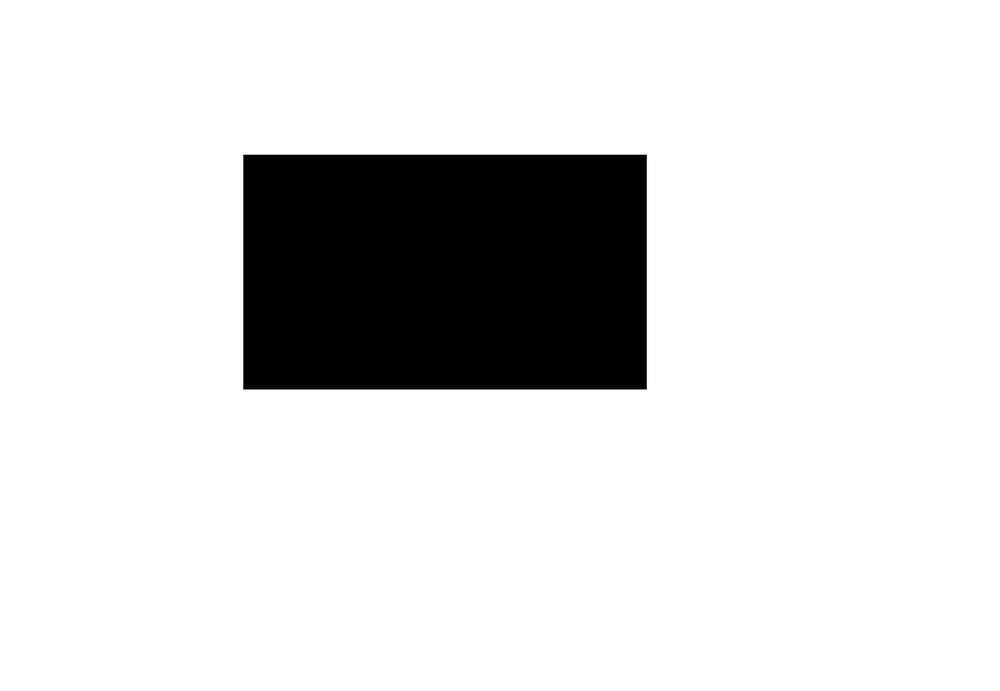
#> input picture vini/Aula 3/square1.png, 1000 x 691 px, shrunk from 1274 x 880 before the run
$ python logical_operations.py
#> lines starting #> are read from the running program, lines starting #| are printed output that depends on the picture
# -*- coding: utf-8 -*-
"""
Created on Tue Dec  4 09:52:19 2018

@author: alunoic
"""

import cv2
import numpy as np
#%%
im1 = cv2.imread("square1.png", cv2.IMREAD_GRAYSCALE)
#> im1 is the input picture: shape (691, 1000); min 0, max 255, mean 220
im2 = cv2.imread("square2.png", cv2.IMREAD_GRAYSCALE)
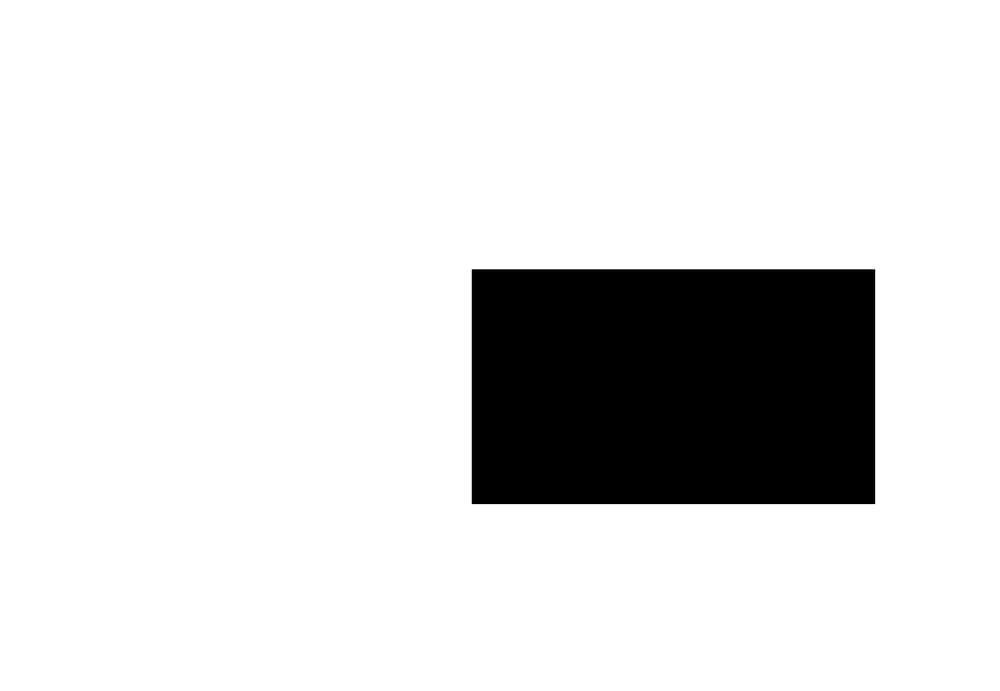
#> input picture vini/Aula 3/square2.png, 1000 x 691 px, shrunk from 1274 x 880 before the run
#> im2 is the input picture: shape (691, 1000); min 0, max 255, mean 220

x_range, y_range = im1.shape
#> x_range = 691; y_range = 1000

im_and = np.zeros([x_range, y_range], dtype=np.uint8)
im_or = np.zeros([x_range, y_range], dtype=np.uint8)
im_not = np.zeros([x_range, y_range], dtype=np.uint8)
im_xor = np.zeros([x_range, y_range], dtype=np.uint8)


#%% LOOP
for i in range(x_range):
    for j in range(y_range):
        im_and[i][j] = im1[i][j] & im2[i][j]
        im_or[i][j] = im1[i][j] | im2[i][j]
        im_not[i][j] = ~im1[i][j]
        im_xor[i][j] = im1[i][j] ^ im2[i][j]
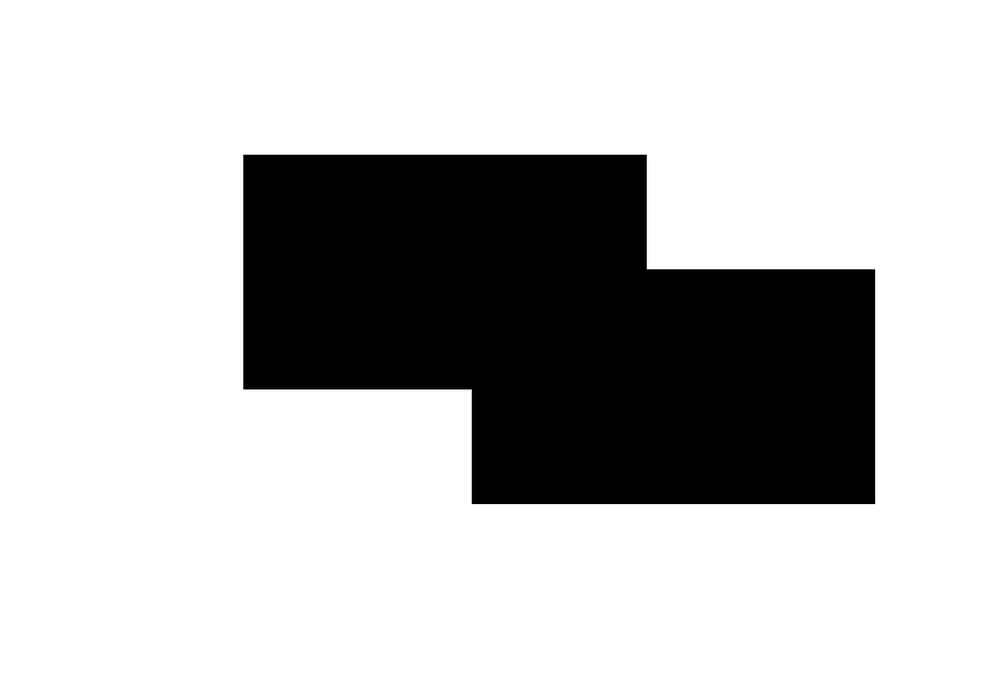
#> im_and: shape (691, 1000); min 0, max 255, mean 192.9
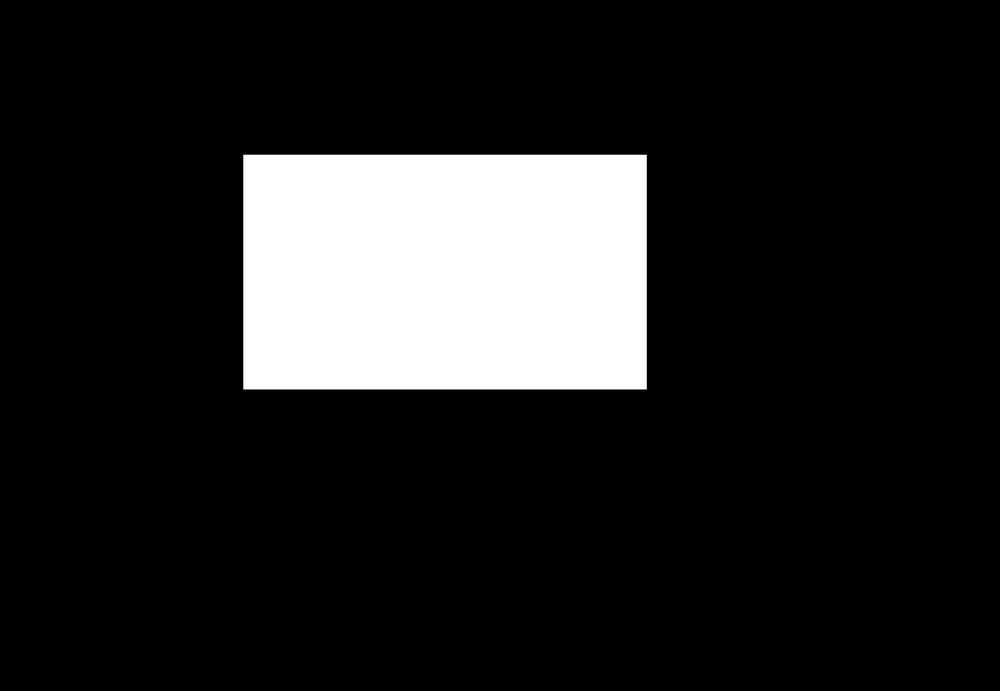
#> im_not: shape (691, 1000); min 0, max 255, mean 35
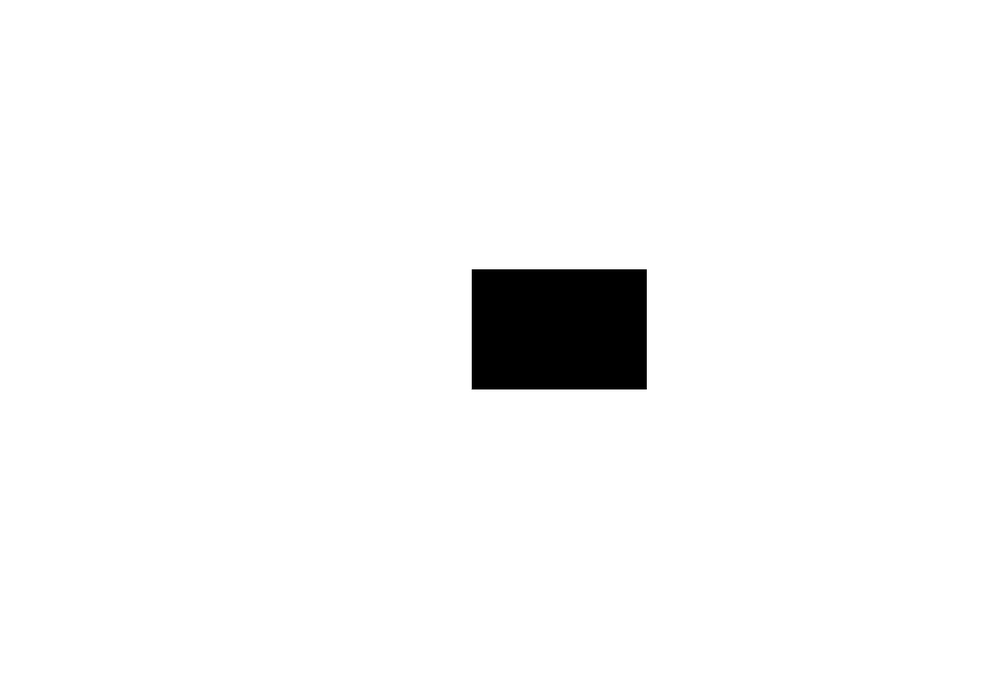
#> im_or: shape (691, 1000); min 0, max 255, mean 247.2
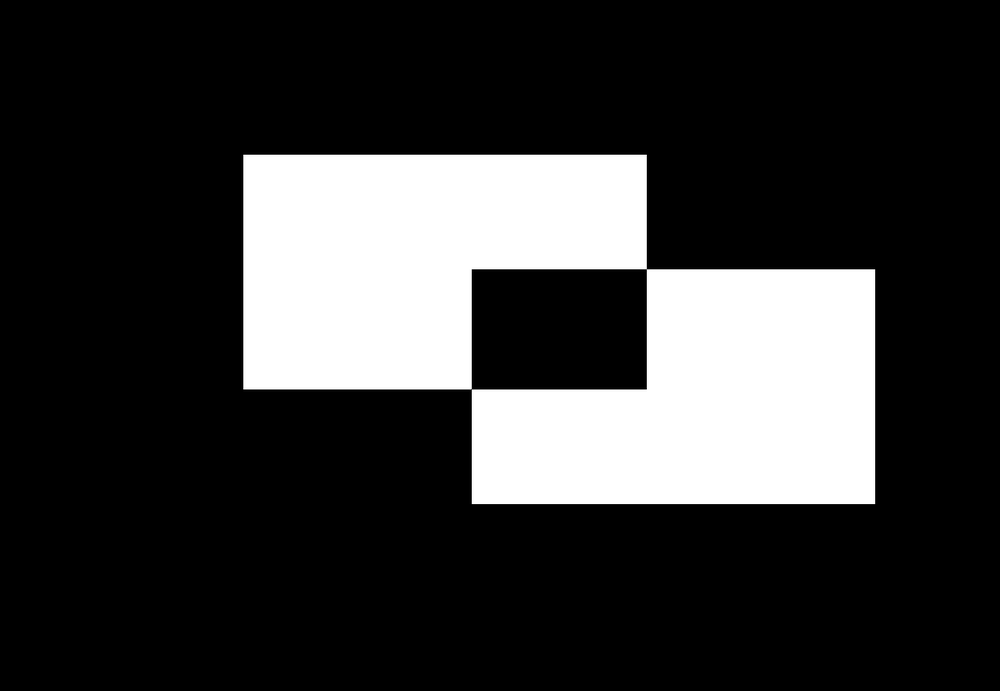
#> im_xor: shape (691, 1000); min 0, max 255, mean 54.4

#%%

#cv2.bitwise_and(im1,im2)
cv2.namedWindow('AND', cv2.WINDOW_KEEPRATIO)
cv2.imshow('AND', im_and)
cv2.namedWindow('OR', cv2.WINDOW_KEEPRATIO)
cv2.imshow('OR', im_or)
cv2.namedWindow('NOT', cv2.WINDOW_KEEPRATIO)
cv2.imshow('NOT', im_not)
cv2.namedWindow('XOR', cv2.WINDOW_KEEPRATIO)
cv2.imshow('XOR', im_xor)
cv2.waitKey(0)
cv2.destroyAllWindows()
